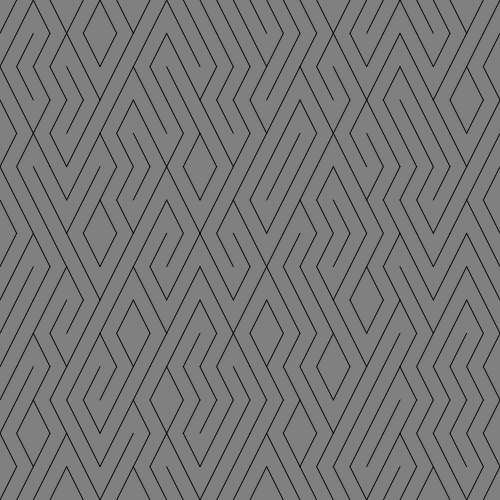
Frame 1 (no input)
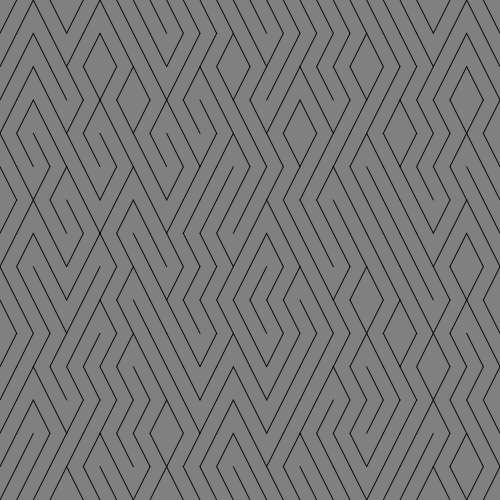
Frame 2 (the mouse pressed at the canvas centre, redrawn once)

The p5.js sketch that drew these frames (run headless with seeded random() and noise() and a simulated clock; the mouse was pressed at the canvas centre and the sketch redrawn once):

// p5.js sketch
// ── sketch.js
'use strict';

// Declare variables for tiles
let noOfTiles = 15;


function setup(){
	createCanvas(500, 500);
}

function draw(){
    background(128);
    noLoop();

    // create a grid that will contain a list of lines
	for(let gridY = 0; gridY < noOfTiles; gridY++){
		for(let gridX = 0; gridX < noOfTiles; gridX++){

            // Set the x and y position of the lines
            let posX = width / noOfTiles * gridX;
            let posY = height / noOfTiles * gridY;
            // Returns a random number between 0 and 2
            let choice = Math.floor(random(0, 2));
            
            // If the random number is 0 then draw the line to the right else to the left
			if(choice == 0){
                // Draw two right slanting lines at the random positions on the grid
				line(posX, posY, posX + (width / noOfTiles) / 2, posY + height / noOfTiles);
                line(posX + (width / noOfTiles) / 2, posY, posX + (width / noOfTiles), posY + height / noOfTiles);
			} else {
                // Draw two left slanting lines at the random positions on the grid
				line(posX, posY + width / noOfTiles, posX + (height / noOfTiles) / 2, posY);
                line(posX + (height / noOfTiles) / 2, posY + width / noOfTiles, posX + (height / noOfTiles), posY);
			}
		}
	}
}
